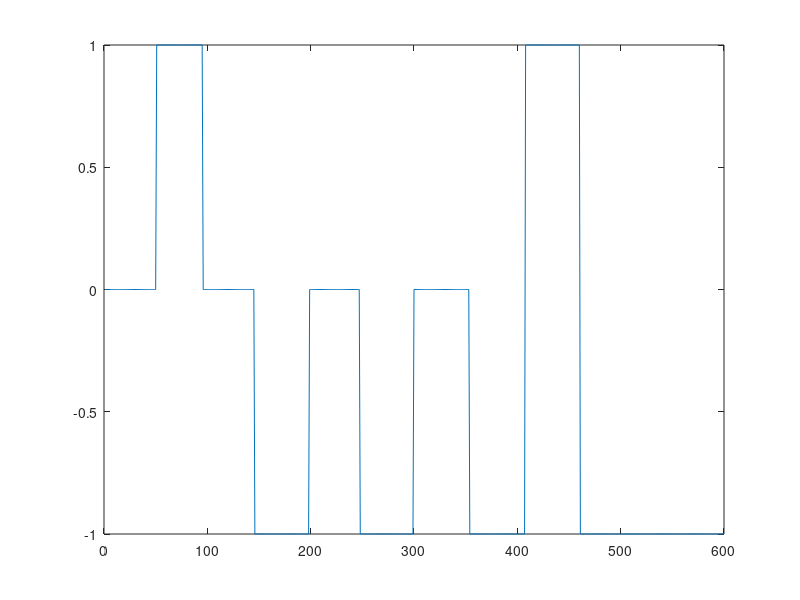

Reproduce this figure in MATLAB. (Note: this script raises an error after producing the figure.)
close all
clear
clc
%%  Prbs Input
prbs_data = load('prbs_p2.mat');
sysI_out = load('sys2_out_p2.mat');

u = prbs_data.u_p2;
y_tmp = sysI_out.system2_output_p2;
time = 1:length(u);
y = y_tmp(1:length(u),2);
plot(time,u);
% Removing Equilibrium Values from the Data
u = u -  ones(size(u,1),1)*mean(u);
y = y -  ones(size(y,1),1)*mean(y);
% Split data to Train and Validaion
train_size = 480;
u_train = u(1:train_size);
y_train = y(1:train_size);
u_val = u(train_size+1:length(u));
y_val = y(train_size+1:length(y));
%Spli Train and Validation Data
z_train = [y_train, u_train];
z_val = [y_val, u_val];
%Estimate Model
na = 2; nb = 2; nc =1; nk = 0;
arx_model = arx(z_train, [na,nb,nk])
armax_model = armax(z_train,[na nb nc nk])
%% Input 2
close all
clear
clc
prbs_data = load('u_prbsp2.mat');
sysI_out = load('y_prbs_p2.mat');
u = prbs_data.u_prbs2;
y = sysI_out.y_prbs_2;
t = 1:length(u);
plot(t,u);
% Removing Equilibrium Values from the Data
u = u -  ones(size(u,1),1)*mean(u);
y = y -  ones(size(y,1),1)*mean(y);
% Split data to Train and Validaion
train_size = 480;
u_train = u(1:train_size);
y_train = y(1:train_size);
u_val = u(train_size+1:length(u));
y_val = y(train_size+1:length(y));
%Spli Train and Validation Data
z_train = [y_train, u_train];
z_val = [y_val, u_val];
%Estimate Model
na = 2; nb = 2; nc =1; nk = 0;
arx_model = arx(z_train, [na,nb,nk])
armax_model = armax(z_train,[na nb nc nk])

